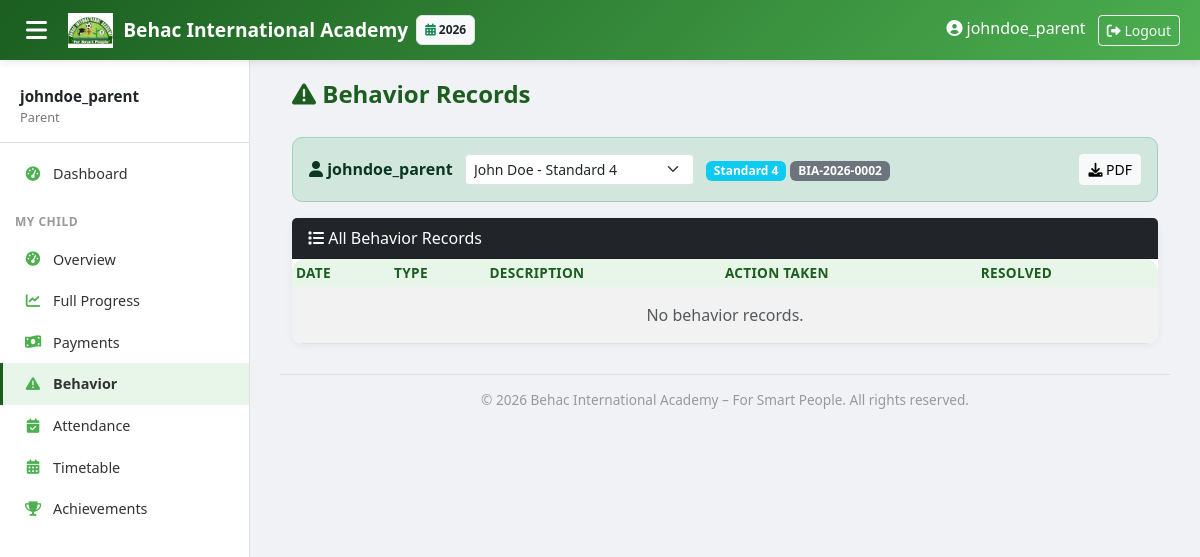
Page /dashboard/parent/behavior/ (signed in) on the committed database.
### core/models.py (models this page shows, shortened)
class AcademicYear(models.Model):
    name = models.CharField(max_length=20)  # "2025-2026"
    start_date = models.DateField()
    end_date = models.DateField()
    is_current = models.BooleanField(default=False)

### students/models.py (models this page shows, shortened)
class Student(models.Model):
    registration_number = models.CharField(max_length=20, unique=True, blank=True, editable=False)
    first_name = models.CharField(max_length=50)
    middle_name = models.CharField(max_length=50, blank=True, null=True)
    last_name = models.CharField(max_length=50)
    nida = models.CharField(max_length=20, blank=True, null=True)
    date_of_birth = models.DateField()
    birth_cert_number = models.CharField(max_length=50, unique=True)
    religion = models.CharField(max_length=50, blank=True)
    region = models.ForeignKey('locations.Region', on_delete=models.SET_NULL, null=True, blank=True)
    district = models.ForeignKey('locations.District', on_delete=models.SET_NULL, null=True, blank=True)
    gender = models.CharField(max_length=1, choices=[('M','Male'),('F','Female')])
    current_class = models.ForeignKey(ClassLevel, on_delete=models.SET_NULL, null=True)
    registration_date = models.DateField(auto_now_add=True)
    street = models.CharField(max_length=200, blank=True)
    mobile = models.CharField(max_length=15, blank=True)
    parent_name = models.CharField(max_length=100)
    parent_mobile = models.CharField(max_length=15)
    parent_occupation = models.CharField(max_length=100)
    parent_nida = models.CharField(max_length=20, blank=True)
    parent_user = models.ForeignKey(User, on_delete=models.SET_NULL, null=True, blank=True, related_name='children')
    is_active = models.BooleanField(default=True)
    class Meta:
        ordering = ['-registration_date']
    @property
    def full_name(self):
        return f"{self.first_name} {self.middle_name or ''} {self.last_name}".strip()

### academics/models.py (models this page shows, shortened)
class ClassLevel(models.Model):
    LEVEL_TYPES = (('PRE','Pre-primary'), ('PRIMARY','Primary'))
    name = models.CharField(max_length=20)  # "Pre 1", "Grade 1"
    level_type = models.CharField(max_length=10, choices=LEVEL_TYPES)
    order = models.PositiveSmallIntegerField(unique=True)  # 1..9
    class Meta:
        ordering = ['order']

### dashboard/views.py (the view)
# urls.py: path('parent/behavior/', views.parent_behavior, name='parent_behavior'),
@login_required
def parent_behavior(request):
    students, student = get_parent_student(request)
    if not student:
        return render(request, 'dashboard/no_student.html', {'message': 'No student linked to your account.'})
    is_blocked, block_ctx = check_parent_blocked(request, students, student)
    if is_blocked:
        return render(request, 'dashboard/parent_blocked.html', block_ctx)
    behavior = BehaviorRecord.objects.filter(student=student).order_by('-date')
    context = {'students': students, 'student': student, 'behavior': behavior}
    return render(request, 'dashboard/parent_behavior.html', context)

### academics/context_processors.py (called while the page is built)
def academic_year_processor(request):
    current_year = AcademicYear.objects.filter(is_current=True).first()
    all_years = AcademicYear.objects.all().order_by('-start_date')
    return {
        'current_year': current_year,
        'all_years': all_years,
    }

### dashboard/views.py (called while the page is built, shortened)
def has_outstanding_balance(student):
    from finance.models import FeeStructure
    from django.db.models import Sum
    total_paid = Payment.objects.filter(student=student).aggregate(total=Sum('amount_paid'))['total'] or 0
    expected = FeeStructure.objects.filter(class_level=student.current_class).aggregate(total=Sum('amount'))['total'] or 0
    balance = max(0, expected - total_paid)
    return balance > 0, balance, expected, total_paid

def check_parent_blocked(request, students, student):
    is_blocked, balance, expected, paid = has_outstanding_balance(student)
    return False, None

def get_parent_student(request):
    students = Student.objects.filter(parent_user=request.user)
    if not students.exists():
        return None, None
    student_id = request.GET.get('student_id')
    if student_id:
        try:
            student = students.get(pk=student_id)
        except Student.DoesNotExist:
            student = students.first()
    else:
        student = students.first()
    return students, student

### templates/dashboard/parent_behavior.html (shortened to what this page needs)
{% extends 'base.html' %}
{% load static %}
{% block content %}
<div class="container-fluid">
    <div class="page-header">
        <h2><i class="fas fa-exclamation-triangle"></i> Behavior Records</h2>
    </div>
    {% with students=students student=student %}
    {% include 'dashboard/_child_selector.html' %}
    {% endwith %}
    <div class="card">
        <div class="card-header bg-dark text-white"><i class="fas fa-list"></i> All Behavior Records</div>
        <div class="card-body p-0">
            <table class="table table-sm table-striped mb-0">
                <thead class="table-dark"><tr><th>Date</th><th>Type</th><th>Description</th><th>Action Taken</th><th>Resolved</th></tr></thead>
                <tbody>
                    {% for b in behavior %}
                    <tr>
                        <td>{{ b.date|date:"d/m/Y" }}</td>
                        <td>{% if b.behavior_type == 'POS' %}<span class="badge bg-success"><i class="fas fa-thumbs-up"></i> Positive</span>{% else %}<span class="badge bg-danger"><i class="fas fa-thumbs-down"></i> Negative</span>{% endif %}</td>
                        <td>{{ b.description }}</td>
                        <td>{{ b.action_taken|default:"-" }}</td>
                        <td>{% if b.resolved %}<i class="fas fa-check-circle text-success"></i> Yes{% else %}<i class="fas fa-clock text-warning"></i> Pending{% endif %}</td>
                    </tr>
                    {% empty %}
                    <tr><td colspan="5" class="text-center text-muted py-3">No behavior records.</td></tr>
                    {% endfor %}
                </tbody>
            </table>
        </div>
    </div>
</div>
{% endblock %}

### templates/base.html (shortened to what this page needs)
<!DOCTYPE html>
<html lang="en">
<head>
    <link href="https://cdn.jsdelivr.net/npm/bootstrap@5.3.0/dist/css/bootstrap.min.css" rel="stylesheet">
    <link rel="stylesheet" href="https://cdnjs.cloudflare.com/ajax/libs/font-awesome/6.0.0/css/all.min.css">
</head>
<body>
    {% if user.is_authenticated %}
    <nav class="topbar">
        <button class="sidebar-toggle" onclick="document.querySelector('.sidebar').classList.toggle('show')">
            <i class="fas fa-bars"></i>
        </button>
        <a class="topbar-brand" href="{% url 'dashboard:home' %}">
            <img src="/static/images/behac_logo.png" alt="Logo"> Behac International Academy
        </a>
        {% if current_year %}
        <span class="badge bg-light text-dark ms-2 p-2 border" style="font-size: 0.75rem;">
            <i class="fas fa-calendar-alt text-success"></i> {{ current_year.name }}
        </span>
        {% endif %}
        <div class="ms-auto">
            {% if user.is_authenticated %}
                <span class="me-2 d-none d-sm-inline"><i class="fas fa-user-circle"></i> {{ user.get_full_name|default:user.username }}</span>
                <form method="post" action="{% url 'logout' %}" style="display:inline;">
                    <button type="submit" class="btn btn-sm btn-outline-light">
                        <i class="fas fa-sign-out-alt"></i> Logout
                    </button>
                </form>
            {% endif %}
        </div>
    </nav>
    <div class="sidebar" id="sidebar">
        <div class="user-info">
            <div class="name">{{ user.get_full_name|default:user.username }}</div>
            <div class="role">
                {% if user.is_superuser %}Owner
                {% elif user.groups.all %}{{ user.groups.first.name }}
                {% else %}Staff{% endif %}
            </div>
        </div>
        {% if user.is_authenticated %}
        <ul class="nav flex-column">
            <li class="nav-item">
                <a class="nav-link {% if request.path == '/' %}active{% endif %}" href="{% url 'dashboard:home' %}">
                    <i class="fas fa-tachometer-alt"></i> Dashboard
                </a>
            </li>
            {% with user_groups=user.groups.all %}
            {% if 'Parent' in user_groups|join:', ' %}
            <li class="nav-section">My Child</li>
            <li class="nav-item">
                <a class="nav-link {% if '/dashboard/parent/' == request.path %}active{% endif %}" href="{% url 'dashboard:parent' %}"><i class="fas fa-tachometer-alt"></i> Overview</a>
            </li>
            <li class="nav-item">
                <a class="nav-link {% if '/dashboard/parent/progress/' in request.path %}active{% endif %}" href="{% url 'dashboard:parent_progress' %}"><i class="fas fa-chart-line"></i> Full Progress</a>
            </li>
            <li class="nav-item">
                <a class="nav-link {% if '/dashboard/parent/payments/' in request.path %}active{% endif %}" href="{% url 'dashboard:parent_payments' %}"><i class="fas fa-money-bill-wave"></i> Payments</a>
            </li>
            <li class="nav-item">
                <a class="nav-link {% if '/dashboard/parent/behavior/' in request.path %}active{% endif %}" href="{% url 'dashboard:parent_behavior' %}"><i class="fas fa-exclamation-triangle"></i> Behavior</a>
            </li>
            <li class="nav-item">
                <a class="nav-link {% if '/dashboard/parent/attendance/' in request.path %}active{% endif %}" href="{% url 'dashboard:parent_attendance' %}"><i class="fas fa-calendar-check"></i> Attendance</a>
            </li>
            <li class="nav-item">
                <a class="nav-link {% if '/dashboard/parent/timetable/' in request.path %}active{% endif %}" href="{% url 'dashboard:parent_timetable' %}"><i class="fas fa-calendar-alt"></i> Timetable</a>
            </li>
            <li class="nav-item">
                <a class="nav-link {% if '/dashboard/parent/achievements/' in request.path %}active{% endif %}" href="{% url 'dashboard:parent_achievements' %}"><i class="fas fa-trophy"></i> Achievements</a>
            </li>
            {% endif %}
            {% endwith %}
        </ul>
        {% endif %}
    </div>
    {% endif %}
    <div class="main-content"{% if not user.is_authenticated %} style="margin-left: 0 !important;"{% endif %}>
        {% block content %}{% endblock %}
        <div class="main-footer">
            &copy; {% now "Y" %} Behac International Academy – For Smart People. All rights reserved.
        </div>
    </div>
</body>
</html>

### templates/dashboard/_child_selector.html
<div class="alert alert-success d-flex justify-content-between align-items-center">
    <div>
        <strong><i class="fas fa-user"></i> {{ user.get_full_name|default:user.username }}</strong>
        {% if students|length > 1 %}
            <form method="get" class="d-inline-block ms-2">
                <select name="student_id" class="form-select form-select-sm d-inline-block w-auto" onchange="this.form.submit()">
                    {% for s in students %}
                    <option value="{{ s.pk }}" {% if s.pk == student.pk %}selected{% endif %}>{{ s.full_name }} - {{ s.current_class.name|default:"-" }}</option>
                    {% endfor %}
                </select>
            </form>
        {% else %}
            - Viewing <strong>{{ student.full_name }}</strong>
        {% endif %}
        <span class="badge bg-info ms-2">{{ student.current_class.name|default:"-" }}</span>
        <span class="badge bg-secondary">{{ student.registration_number }}</span>
    </div>
    <button class="btn btn-sm btn-light" onclick="window.print()"><i class="fas fa-download"></i> PDF</button>
</div>

### templates/base.html (style rules this page uses)
:root { --behac-dark: #1B5E20; --behac-light: #4CAF50; --behac-bg: #E8F5E9; --sidebar-width: 250px; }
body { background-color: #f0f2f5; font-family: 'Segoe UI', Tahoma, Geneva, Verdana, sans-serif; overflow-x: hidden; }
.topbar { background: linear-gradient(135deg, var(--behac-dark), var(--behac-light)); box-shadow: 0 2px 8px rgba(0,0,0,0.1); position: fixed; top: 0; left: 0; right: 0; z-index: 1030; height: 60px; display: flex; align-items: center; padding: 0 20px; color: white; }
.topbar-brand { font-weight: bold; font-size: 1.2rem; color: white; text-decoration: none; display: flex; align-items: center; gap: 10px; }
.topbar-brand img { height: 35px; }
.sidebar-toggle { background: none; border: none; color: white; font-size: 1.5rem; cursor: pointer; margin-right: 15px; }
.sidebar { position: fixed; top: 60px; left: 0; bottom: 0; width: var(--sidebar-width); background: white; border-right: 1px solid #e0e0e0; padding-top: 10px; overflow-y: auto; z-index: 1020; transition: transform 0.3s ease; }
.sidebar .nav-section { padding: 8px 15px; font-size: 0.75rem; text-transform: uppercase; font-weight: 700; color: #999; letter-spacing: 0.5px; margin-top: 10px; }
.sidebar .nav-item { padding: 0; }
.sidebar .nav-link { padding: 10px 20px; color: #333; display: flex; align-items: center; gap: 10px; border-left: 3px solid transparent; transition: all 0.2s; font-size: 0.9rem; }
.sidebar .nav-link i { width: 20px; text-align: center; color: var(--behac-light); }
.sidebar .nav-link.active { background-color: var(--behac-bg); border-left-color: var(--behac-dark); font-weight: 600; }
.sidebar .user-info { padding: 15px 20px; border-bottom: 1px solid #e0e0e0; margin-bottom: 10px; }
.sidebar .user-info .name { font-weight: 600; font-size: 0.95rem; }
.sidebar .user-info .role { font-size: 0.8rem; color: #777; }
.main-content { margin-top: 60px; margin-left: var(--sidebar-width); padding: 20px 30px; min-height: calc(100vh - 60px); }
.main-footer { margin-top: 30px; padding-top: 15px; border-top: 1px solid #e0e0e0; text-align: center; color: #999; font-size: 0.85rem; }
.card { border-radius: 12px; box-shadow: 0 2px 8px rgba(0,0,0,0.05); border: none; transition: box-shadow 0.2s; }
.page-header { display: flex; justify-content: space-between; align-items: center; margin-bottom: 20px; }
.page-header h2 { font-size: 1.5rem; font-weight: 700; color: var(--behac-dark); }
table.table { background: white; border-radius: 12px; overflow: hidden; }
table.table thead th { background-color: var(--behac-bg); color: var(--behac-dark); border-bottom: none; font-weight: 600; font-size: 0.85rem; text-transform: uppercase; letter-spacing: 0.3px; }
.alert { border-radius: 10px; }

### rows in the picture
AcademicYear: name "2026"
Student: current_class.name "Standard 4", registration_number "BIA-2026-0002"

### other values in the picture
{{ user.get_full_name|default:user.username }} "johndoe_parent"
{{ user.groups.first.name }} "Parent"
form field student_id "John Doe - Standard 4"
